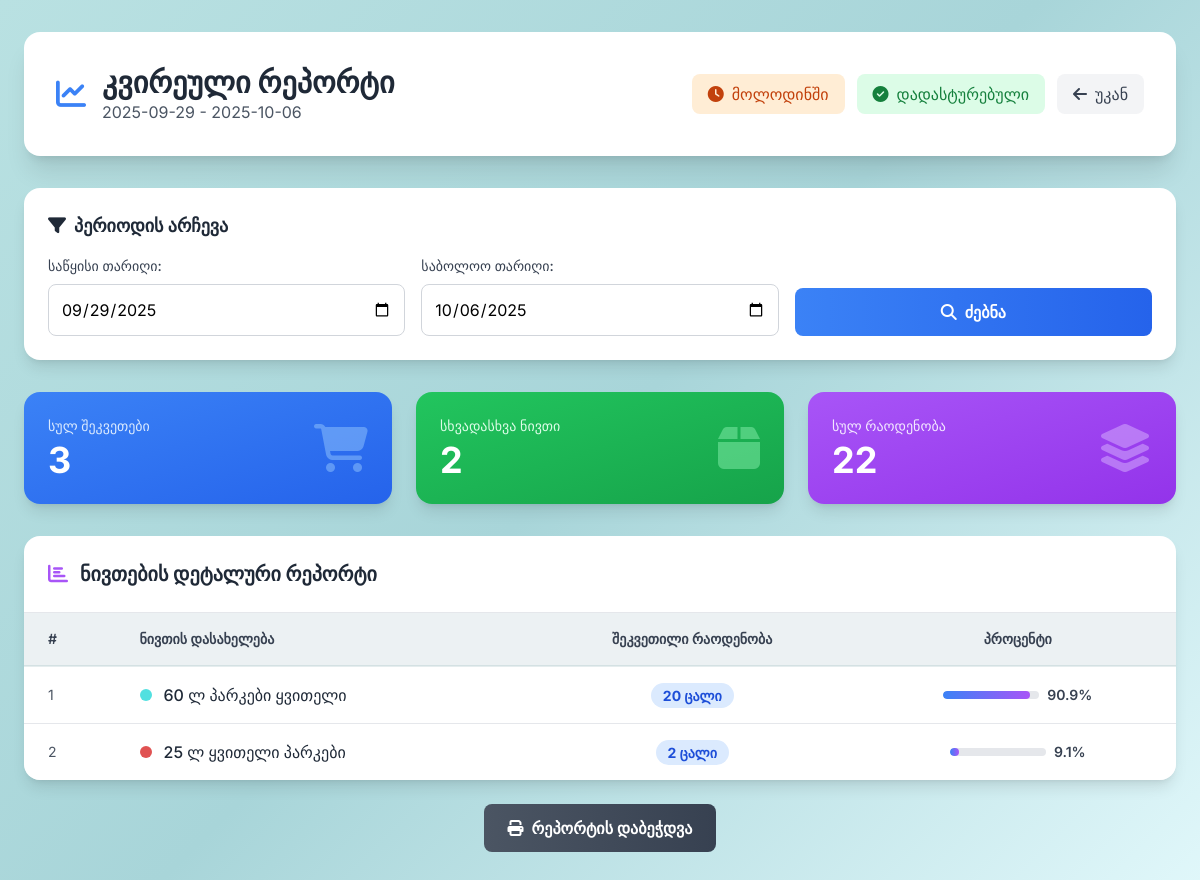
Screenshot of /admin/reports/weekly (signed in) with the database file from the repository.
### app.py (models this page shows)
class OrderItem(db.Model):
    id = db.Column(db.Integer, primary_key=True)
    item_name = db.Column(db.String(100), nullable=False)
    quantity = db.Column(db.Integer, nullable=False)
    order_id = db.Column(db.Integer, db.ForeignKey('order.id'), nullable=False)

### app.py (the view)
@app.route('/admin/reports/weekly')
def admin_reports_weekly():
    if not session.get('admin_logged_in'):
        return redirect(url_for('admin_login'))
    end_date = datetime.utcnow()
    start_date = end_date - timedelta(days=7)
    start_param = request.args.get('start_date')
    end_param = request.args.get('end_date')
    if start_param:
        start_date = datetime.strptime(start_param, '%Y-%m-%d')
    if end_param:
        end_date = datetime.strptime(end_param, '%Y-%m-%d')
        end_date = end_date.replace(hour=23, minute=59, second=59)
    orders = Order.query.filter(
        Order.status == 'confirmed',
        Order.confirmed_at >= start_date,
        Order.confirmed_at <= end_date
    ).all()
    item_totals = {}
    for order in orders:
        for item in order.order_items:
            if item.item_name in item_totals:
                item_totals[item.item_name] += item.quantity
            else:
                item_totals[item.item_name] = item.quantity
    sorted_items = sorted(item_totals.items(), key=lambda x: x[1], reverse=True)
    return render_template('admin_reports_weekly.html',
                         items=sorted_items,
                         start_date=start_date,
                         end_date=end_date,
                         total_orders=len(orders))

### templates/admin_reports_weekly.html (shortened to what this page needs)
<!DOCTYPE html>
<html lang="en">
<head>
    <script src="https://cdn.tailwindcss.com"></script>
    <link rel="stylesheet" href="https://cdnjs.cloudflare.com/ajax/libs/font-awesome/6.4.0/css/all.min.css">
    <link rel="stylesheet" href="{{ url_for('static', filename='styles.css') }}">
</head>
<body class="min-h-screen py-8 bg-[#b9e1e2]">
    <div class="container mx-auto px-6 max-w-7xl">
        <div class="bg-white rounded-2xl shadow-xl p-8 mb-8">
            <div class="flex items-center justify-between flex-wrap gap-4">
                <div class="flex items-center space-x-4">
                    <i class="fas fa-chart-line text-3xl text-blue-500"></i>
                    <div>
                        <h1 class="text-3xl font-bold text-gray-800">კვირეული რეპორტი</h1>
                        <p class="text-gray-600">{{ start_date.strftime('%Y-%m-%d') }} - {{ end_date.strftime('%Y-%m-%d') }}</p>
                    </div>
                </div>
                <div class="flex gap-3">
                    <a href="{{ url_for('admin_orders_pending') }}" class="px-4 py-2 bg-orange-100 text-orange-700 rounded-lg hover:bg-orange-200 transition-colors">
                        <i class="fas fa-clock mr-2"></i>მოლოდინში
                    </a>
                    <a href="{{ url_for('admin_orders_confirmed') }}" class="px-4 py-2 bg-green-100 text-green-700 rounded-lg hover:bg-green-200 transition-colors">
                        <i class="fas fa-check-circle mr-2"></i>დადასტურებული
                    </a>
                    <a href="{{ url_for('admin_panel') }}" class="px-4 py-2 bg-gray-100 text-gray-700 rounded-lg hover:bg-gray-200 transition-colors">
                        <i class="fas fa-arrow-left mr-2"></i>უკან
                    </a>
                </div>
            </div>
        </div>
        <div class="bg-white rounded-2xl shadow-lg p-6 mb-8">
            <h3 class="text-lg font-bold text-gray-800 mb-4">
                <i class="fas fa-filter mr-2"></i>პერიოდის არჩევა
            </h3>
            <form method="GET" class="grid md:grid-cols-3 gap-4">
                <div>
                    <label class="block text-sm font-medium text-gray-700 mb-2">საწყისი თარიღი:</label>
                    <input type="date" name="start_date" value="{{ start_date.strftime('%Y-%m-%d') }}"
                           class="w-full p-3 border border-gray-300 rounded-lg focus:ring-2 focus:ring-blue-500">
                </div>
                <div>
                    <label class="block text-sm font-medium text-gray-700 mb-2">საბოლოო თარიღი:</label>
                    <input type="date" name="end_date" value="{{ end_date.strftime('%Y-%m-%d') }}"
                           class="w-full p-3 border border-gray-300 rounded-lg focus:ring-2 focus:ring-blue-500">
                </div>
                <div class="flex items-end">
                    <button type="submit" class="w-full bg-gradient-to-r from-blue-500 to-blue-600 text-white py-3 rounded-lg font-semibold hover:from-blue-600 hover:to-blue-700 transition-all">
                        <i class="fas fa-search mr-2"></i>ძებნა
                    </button>
                </div>
            </form>
        </div>
        <div class="grid md:grid-cols-3 gap-6 mb-8">
            <div class="bg-gradient-to-br from-blue-500 to-blue-600 rounded-2xl shadow-lg p-6 text-white">
                <div class="flex items-center justify-between">
                    <div>
                        <p class="text-blue-100 text-sm font-medium mb-1">სულ შეკვეთები</p>
                        <p class="text-4xl font-bold">{{ total_orders }}</p>
                    </div>
                    <i class="fas fa-shopping-cart text-5xl text-blue-300 opacity-50"></i>
                </div>
            </div>
            <div class="bg-gradient-to-br from-green-500 to-green-600 rounded-2xl shadow-lg p-6 text-white">
                <div class="flex items-center justify-between">
                    <div>
                        <p class="text-green-100 text-sm font-medium mb-1">სხვადასხვა ნივთი</p>
                        <p class="text-4xl font-bold">{{ items|length }}</p>
                    </div>
                    <i class="fas fa-box text-5xl text-green-300 opacity-50"></i>
                </div>
            </div>
            <div class="bg-gradient-to-br from-purple-500 to-purple-600 rounded-2xl shadow-lg p-6 text-white">
                <div class="flex items-center justify-between">
                    <div>
                        <p class="text-purple-100 text-sm font-medium mb-1">სულ რაოდენობა</p>
                        <p class="text-4xl font-bold">{{ items|sum(attribute='1') if items else 0 }}</p>
                    </div>
                    <i class="fas fa-layer-group text-5xl text-purple-300 opacity-50"></i>
                </div>
            </div>
        </div>
        {% if items %}
        <div class="bg-white rounded-2xl shadow-lg overflow-hidden">
            <div class="p-6 border-b border-gray-200">
                <h3 class="text-xl font-bold text-gray-800 flex items-center">
                    <i class="fas fa-chart-bar mr-3 text-purple-500"></i>
                    ნივთების დეტალური რეპორტი
                </h3>
            </div>
            <div class="overflow-x-auto">
                <table class="w-full">
                    <thead class="bg-gray-50">
                        <tr>
                            <th class="px-6 py-4 text-left text-sm font-semibold text-gray-700">#</th>
                            <th class="px-6 py-4 text-left text-sm font-semibold text-gray-700">ნივთის დასახელება</th>
                            <th class="px-6 py-4 text-center text-sm font-semibold text-gray-700">შეკვეთილი რაოდენობა</th>
                            <th class="px-6 py-4 text-center text-sm font-semibold text-gray-700">პროცენტი</th>
                        </tr>
                    </thead>
                    <tbody class="divide-y divide-gray-200">
                        {% set total_quantity = items|sum(attribute='1') %}
                        {% for item_name, quantity in items %}
                        <tr class="hover:bg-gray-50 transition-colors">
                            <td class="px-6 py-4 text-sm text-gray-600">{{ loop.index }}</td>
                            <td class="px-6 py-4">
                                <div class="flex items-center">
                                    <span class="w-3 h-3 rounded-full mr-3" style="background-color: hsl({{ (loop.index * 360 / items|length) }}, 70%, 60%);"></span>
                                    <span class="font-medium text-gray-800">{{ item_name }}</span>
                                </div>
                            </td>
                            <td class="px-6 py-4 text-center">
                                <span class="px-3 py-1 bg-blue-100 text-blue-700 rounded-full text-sm font-bold">
                                    {{ quantity }} ცალი
                                </span>
                            </td>
                            <td class="px-6 py-4 text-center">
                                <div class="flex items-center justify-center gap-2">
                                    <div class="w-24 h-2 bg-gray-200 rounded-full overflow-hidden">
                                        <div class="h-full bg-gradient-to-r from-blue-500 to-purple-500 rounded-full"
                                             style="width: {{ (quantity / total_quantity * 100)|round(1) }}%"></div>
                                    </div>
                                    <span class="text-sm font-semibold text-gray-700">{{ (quantity / total_quantity * 100)|round(1) }}%</span>
                                </div>
                            </td>
                        </tr>
                        {% endfor %}
                    </tbody>
                </table>
            </div>
        </div>
        <div class="mt-6 text-center">
            <button onclick="window.print()" class="px-6 py-3 bg-gradient-to-r from-gray-600 to-gray-700 text-white rounded-lg font-semibold hover:from-gray-700 hover:to-gray-800 transition-all">
                <i class="fas fa-print mr-2"></i>რეპორტის დაბეჭდვა
            </button>
        </div>
        {% else %}
        <div class="bg-white rounded-2xl shadow-lg p-12 text-center">
            <i class="fas fa-chart-line text-6xl text-gray-300 mb-4"></i>
            <h3 class="text-2xl font-bold text-gray-800 mb-2">არჩეულ პერიოდში მონაცემები არ არის</h3>
            <p class="text-gray-600">აირჩიეთ სხვა პერიოდი ან დაადასტურეთ შეკვეთები</p>
        </div>
        {% endif %}
    </div>
</body>
</html>

### static/styles.css (style rules this page uses)
body { font-family: 'Inter', sans-serif; background: linear-gradient(135deg, #b9e1e2 0%, #a8d5d9 50%, #e0f7fa 100%); min-height: 100vh; }
.transition-all { transition: all 0.3s cubic-bezier(0.4, 0, 0.2, 1); }
table thead th { background: rgba(0, 86, 92, 0.05); border-bottom: 2px solid rgba(1, 81, 88, 0.1); }
table tbody tr { background: rgba(255, 255, 255, 0.5); transition: background-color 0.2s ease; }

### rows the page displays
OrderItem: item_name "60 ლ პარკები ყვითელი", quantity "20", value "90.9"
OrderItem: item_name "25 ლ ყვითელი პარკები", quantity "2", value "9.1"

### other values shown
{{ total_orders }} "3"
{{ items|length }} "2"
{{ items|sum(attribute='1') if items else 0 }} "22"
